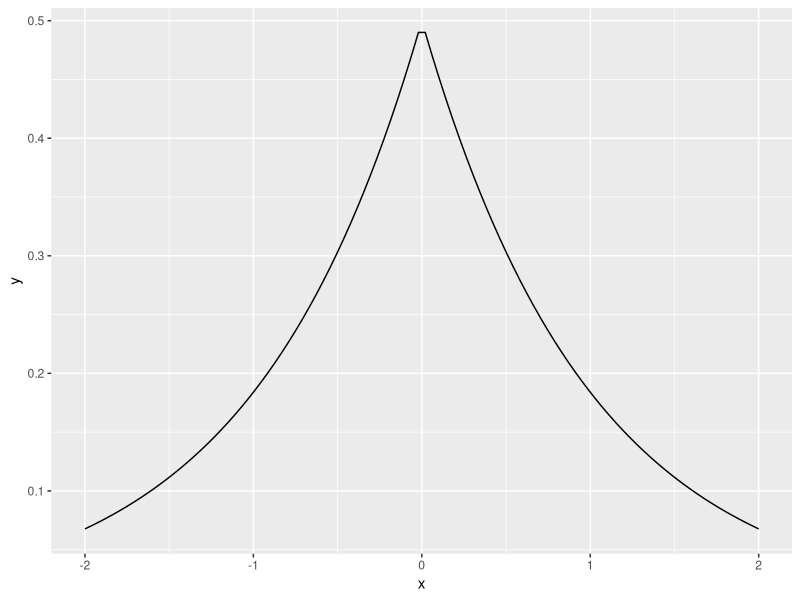

The R source for this figure:
## ---- chunk 1
library(ggplot2)
## ---- chunk 2
laplace.pdf <- function(x) 0.5 * exp(-abs(x))
x <- seq(-2, 2, length.out=100)
y <- laplace.pdf(x)
ggplot() + geom_line(aes(x=x, y=y))
